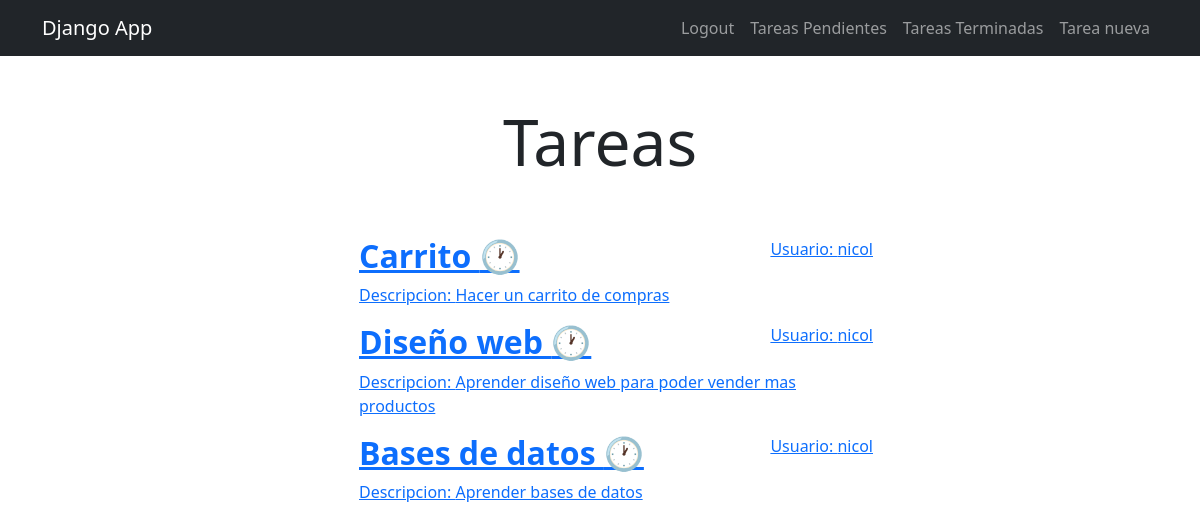
Page /tarea/ (signed in) on the committed database.
### miapp/models.py (models this page shows, shortened)
class tareas(models.Model):
    nombre=models.CharField(max_length=200)
    descripcion=models.TextField()
    done=models.BooleanField(default=False)
    usuario=models.ForeignKey(User,on_delete=models.CASCADE)

### miapp/views.py (the view)
# urls.py: path('tarea/',views.tarea,name="tarea"),
@login_required
def tarea(request):
    tarea=tareas.objects.filter(usuario=request.user,done=False)
    return render(request,'tarea.html',{
        'tareas':tarea
    })

### miapp/templates/tarea.html
{% extends 'base.html' %}
{% block content %}
<h1 class="text-center display-3 py-5">Tareas</h1>
<main class="container">
    <div class="row">
        <div class="col-md-6 offset-md-3">
            <ul class="list group ">
                {% for tarea in tareas %}
                <a class="list group-item" href="{% url 'tarea_detail' tarea.id %}">
                    <header class="d-flex justify-content-between">
                        <h2 class="fw-bold text success">{{tarea.nombre}} {% if tarea.done == False %} 🕐 {% else %} ✅ {% endif %} </h2>
                        <p>Usuario: {{tarea.usuario}}</p>
                    </header>
                    <p>Descripcion: {{tarea.descripcion}}</p>
                </a>
                {% endfor %}
            </ul>
        </div>
    </div>
</main>
{% endblock %}

### rows in the picture
tareas: nombre "Carrito", usuario "nicol", descripcion "Hacer un carrito de compras"
tareas: nombre "Diseño web", usuario "nicol", descripcion "Aprender diseño web para poder vender mas productos"
tareas: nombre "Bases de datos", usuario "nicol", descripcion "Aprender bases de datos"
